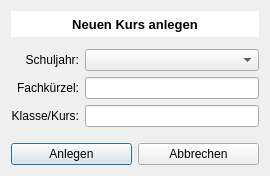
<?xml version="1.0" encoding="UTF-8"?>
<ui version="4.0">
 <class>KursAnlegen</class>
 <widget class="QWidget" name="KursAnlegen">
  <property name="windowModality">
   <enum>Qt::ApplicationModal</enum>
  </property>
  <property name="geometry">
   <rect>
    <x>0</x>
    <y>0</y>
    <width>270</width>
    <height>176</height>
   </rect>
  </property>
  <property name="minimumSize">
   <size>
    <width>270</width>
    <height>176</height>
   </size>
  </property>
  <property name="maximumSize">
   <size>
    <width>270</width>
    <height>176</height>
   </size>
  </property>
  <property name="windowTitle">
   <string>Kurs anlegen</string>
  </property>
  <property name="windowIcon">
   <iconset>
    <normaloff>kursbuch.ico</normaloff>kursbuch.ico</iconset>
  </property>
  <layout class="QGridLayout" name="gridLayout_2">
   <item row="0" column="0">
    <widget class="QLabel" name="label">
     <property name="maximumSize">
      <size>
       <width>16777215</width>
       <height>31</height>
      </size>
     </property>
     <property name="font">
      <font>
       <pointsize>10</pointsize>
       <weight>75</weight>
       <bold>true</bold>
      </font>
     </property>
     <property name="styleSheet">
      <string notr="true">background-color: rgb(255, 255, 255);</string>
     </property>
     <property name="text">
      <string>Neuen Kurs anlegen</string>
     </property>
     <property name="alignment">
      <set>Qt::AlignCenter</set>
     </property>
     <property name="margin">
      <number>0</number>
     </property>
    </widget>
   </item>
   <item row="1" column="0">
    <layout class="QGridLayout" name="gridLayout">
     <property name="topMargin">
      <number>6</number>
     </property>
     <item row="0" column="0">
      <widget class="QLabel" name="label_2">
       <property name="text">
        <string>Schuljahr:</string>
       </property>
       <property name="alignment">
        <set>Qt::AlignRight|Qt::AlignTrailing|Qt::AlignVCenter</set>
       </property>
      </widget>
     </item>
     <item row="2" column="1">
      <widget class="QLineEdit" name="lineEditKlasse"/>
     </item>
     <item row="1" column="0">
      <widget class="QLabel" name="label_3">
       <property name="text">
        <string>Fachkürzel:</string>
       </property>
       <property name="alignment">
        <set>Qt::AlignRight|Qt::AlignTrailing|Qt::AlignVCenter</set>
       </property>
      </widget>
     </item>
     <item row="2" column="0">
      <widget class="QLabel" name="label_4">
       <property name="text">
        <string>Klasse/Kurs:</string>
       </property>
       <property name="alignment">
        <set>Qt::AlignRight|Qt::AlignTrailing|Qt::AlignVCenter</set>
       </property>
      </widget>
     </item>
     <item row="1" column="1">
      <widget class="QLineEdit" name="lineEditFachkrzl"/>
     </item>
     <item row="0" column="1">
      <widget class="QComboBox" name="comboBoxSchuljahr"/>
     </item>
    </layout>
   </item>
   <item row="2" column="0">
    <layout class="QHBoxLayout" name="horizontalLayout">
     <property name="topMargin">
      <number>10</number>
     </property>
     <item>
      <widget class="QPushButton" name="pushButtonAnlegen">
       <property name="text">
        <string>Anlegen</string>
       </property>
       <property name="default">
        <bool>true</bool>
       </property>
      </widget>
     </item>
     <item>
      <widget class="QPushButton" name="pushButtonAbbrechen">
       <property name="text">
        <string>Abbrechen</string>
       </property>
      </widget>
     </item>
    </layout>
   </item>
  </layout>
 </widget>
 <tabstops>
  <tabstop>comboBoxSchuljahr</tabstop>
  <tabstop>lineEditFachkrzl</tabstop>
  <tabstop>lineEditKlasse</tabstop>
  <tabstop>pushButtonAnlegen</tabstop>
  <tabstop>pushButtonAbbrechen</tabstop>
 </tabstops>
 <resources/>
 <connections/>
</ui>
